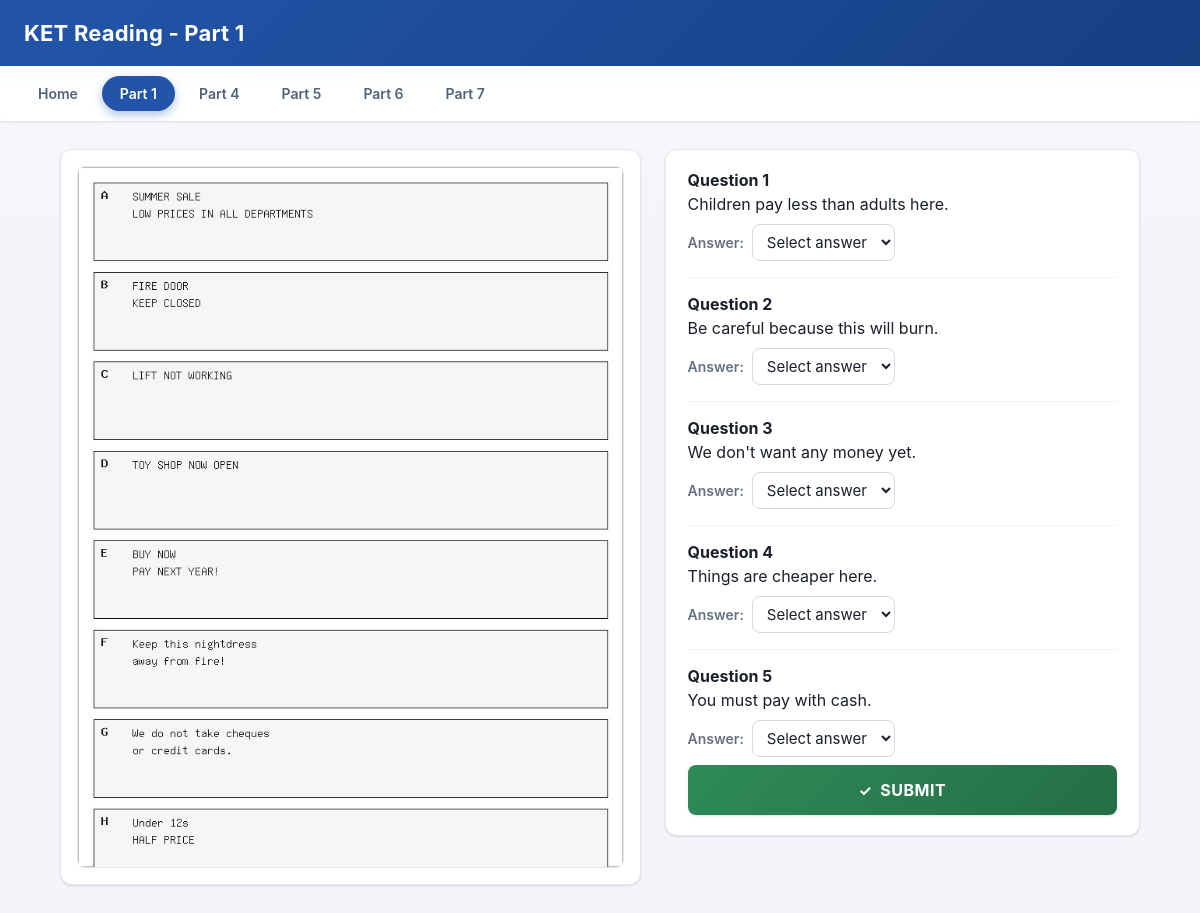
The app's page /index.php?controller=exam&action=index&id=1 with its own data.
### tables this page shows
CREATE TABLE ket_tests (
    id INT PRIMARY KEY AUTO_INCREMENT,
    title VARCHAR(255) NOT NULL,
    part INT NOT NULL,
    image VARCHAR(255) NOT NULL,
    created_at TIMESTAMP DEFAULT CURRENT_TIMESTAMP
);

CREATE TABLE ket_questions (
    id INT PRIMARY KEY AUTO_INCREMENT,
    test_id INT NOT NULL,
    question_number INT NOT NULL,
    question_text VARCHAR(500) NOT NULL,
    correct_answer CHAR(1) NOT NULL,
    explanation VARCHAR(500) NULL,
    CONSTRAINT fk_questions_test
        FOREIGN KEY (test_id) REFERENCES ket_tests(id)
        ON DELETE CASCADE
);

### app/controllers/Controller.php (called while the page is built, shortened)
<?php
class Controller
{
    protected function render(string $view, array $data = []): void
    {
        extract($data);
        require __DIR__ . '/../views/' . $view . '.php';
    }
}

### app/controllers/ExamController.php (called while the page is built, shortened)
<?php
class ExamController extends Controller
{
    private Test $testModel;
    private Question $questionModel;
    private Option $optionModel;
    public function __construct(private PDO $pdo)
    {
        $this->testModel = new Test($pdo);
        $this->questionModel = new Question($pdo);
        $this->optionModel = new Option($pdo);
    }
    public function index(): void
    {
        $testId = isset($_GET['id']) ? (int) $_GET['id'] : 0;
        $test = $testId > 0 ? $this->testModel->getTestById($testId) : null;
        $questionRows = $this->questionModel->getQuestionsByTestId($testId);
        $options = $this->optionModel->getOptionsByTestId($testId);
        $questions = array_map(static function (array $q): array {
            return [
                'id'              => $q['id'],
                'question_number' => $q['question_number'],
                'question_text'   => $q['question_text'],
            ];
        }, $questionRows);
        $this->render('exam/index', [
            'test'      => $test,
            'questions' => $questions,
            'options'   => $options,
        ]);
    }
}

### public/index.php (called while the page is built, shortened)
<?php
require_once __DIR__ . '/../config/database.php';
require_once __DIR__ . '/../app/models/Test.php';
require_once __DIR__ . '/../app/models/Question.php';
require_once __DIR__ . '/../app/controllers/Controller.php';
require_once __DIR__ . '/../app/controllers/ExamController.php';
$controllerName = $_GET['controller'] ?? 'home';
$actionName = $_GET['action'] ?? 'index';
switch ($controllerName) {
    case 'exam':
        $controller = new ExamController($pdo);
        break;
}
$controller->$actionName();

### app/models/Test.php (called while the page is built, shortened)
<?php
class Test
{
    private PDO $pdo;
    public function __construct(PDO $pdo)
    {
        $this->pdo = $pdo;
    }
    public function getTestById(int $id): ?array
    {
        $stmt = $this->pdo->prepare(
            'SELECT * FROM ket_tests WHERE id = ?'
        );
        $stmt->execute([$id]);
        $test = $stmt->fetch();
        return $test !== false ? $test : null;
    }
}

### app/models/Question.php (called while the page is built, shortened)
<?php
class Question
{
    private PDO $pdo;
    public function __construct(PDO $pdo)
    {
        $this->pdo = $pdo;
    }
    public function getQuestionsByTestId(int $testId): array
    {
        $stmt = $this->pdo->prepare(
            'SELECT * FROM ket_questions WHERE test_id = ? ORDER BY question_number'
        );
        $stmt->execute([$testId]);
        return $stmt->fetchAll();
    }
}

### app/views/exam/index.php (the view, shortened to what this page needs)
<!DOCTYPE html>
<html lang="en">
<head>
<link rel="stylesheet" href="css/style.css">
</head>
<body>
<header class="site-header">
    <h1>KET Reading - Part 1</h1>
</header>
<?php $activeTab = 'part1'; require __DIR__ . '/../partials/nav_tabs.php'; ?>
<main class="page">
    <form method="POST" action="index.php?controller=result&amp;action=index" id="exam-form">
        <div class="exam-layout">
            <div class="exam-image">
                <img src="<?= htmlspecialchars($test['image']) ?>" alt="<?= htmlspecialchars($test['title']) ?>">
            </div>
            <div class="exam-questions">
                <?php foreach ($questions as $question): ?>
                <div class="question-block">
                    <p class="question-number">Question <?= (int) $question['question_number'] ?></p>
                    <p class="question-text"><?= htmlspecialchars($question['question_text']) ?></p>
                    <label class="answer-label">
                        Answer:
                        <select
                            name="answers[<?= (int) $question['id'] ?>]"
                            class="answer-select"
                        >
                            <option value="">Select answer</option>
                        </select>
                    </label>
                </div>
                <?php endforeach; ?>
                <button type="submit" id="submit-btn">SUBMIT</button>
            </div>
        </div>
    </form>
</main>
</body>
</html>

### public/css/style.css (style rules this page uses)
:root { --color-primary: #2255aa; --color-primary-dark: #163f82; --color-primary-light: #eef4fc; --color-success: #2e8b57; --color-success-dark: #256e46; --color-danger: #c0392b; --color-danger-dark: #a5301f; --color-admin: #c98a1e; --color-admin-dark: #a3700f; --color-text: #1a1f2b; --color-text-muted: #667085; --color-border: #e3e7ee; --color-bg: #f3f5f9; --color-surface: #ffffff; --radius-sm: 8px; --radius-md: 12px; --radius-lg: 16px; --radius-pill: 999px; --shadow-sm: 0 1px 2px rgba(16, 24, 40, 0.06), 0 1px 3px rgba(16, 24, 40, 0.06); --shadow-md: 0 6px 16px rgba(16, 24, 40, 0.08); --shadow-lg: 0 16px 32px rgba(16, 24, 40, 0.14); --transition-fast: 0.15s ease; }
* { box-sizing: border-box; }
body { margin: 0; font-family: -apple-system, BlinkMacSystemFont, "Segoe UI", Roboto, Helvetica, Arial, sans-serif; background: linear-gradient(180deg, #f7f9fc 0%, var(--color-bg) 240px); color: var(--color-text); -webkit-font-smoothing: antialiased; }
.site-header { background: linear-gradient(135deg, var(--color-primary) 0%, var(--color-primary-dark) 100%); color: #ffffff; padding: 20px 24px; box-shadow: 0 2px 10px rgba(22, 63, 130, 0.25); }
.site-header h1 { margin: 0; font-size: 22px; font-weight: 700; letter-spacing: 0.2px; }
.page { width: 90%; max-width: 1100px; margin: 28px auto 64px; }
.exam-layout { display: flex; gap: 24px; align-items: flex-start; }
.exam-image { width: 55%; background: var(--color-surface); border: 1px solid var(--color-border); border-radius: var(--radius-md); box-shadow: var(--shadow-sm); padding: 16px; }
.exam-image img { width: 100%; height: auto; display: block; border: 1px solid var(--color-border); border-radius: var(--radius-sm); }
.exam-questions { width: 45%; background: var(--color-surface); border: 1px solid var(--color-border); border-radius: var(--radius-md); box-shadow: var(--shadow-sm); padding: 20px 22px; }
.question-block { padding-bottom: 16px; margin-bottom: 16px; border-bottom: 1px solid #eef0f4; }
.question-block:last-of-type { border-bottom: none; margin-bottom: 0; padding-bottom: 0; }
.question-number { font-weight: 700; margin: 0 0 4px; }
.question-text { margin: 0 0 10px; color: var(--color-text); }
.answer-label { display: flex; align-items: center; gap: 8px; font-size: 14px; color: var(--color-text-muted); font-weight: 600; }
.answer-select { padding: 7px 10px; font-size: 15px; font-family: inherit; border: 1px solid #d3d8e2; border-radius: var(--radius-sm); background: #ffffff; color: var(--color-text); transition: border-color var(--transition-fast), box-shadow var(--transition-fast); }
#submit-btn, #retry-btn { display: flex; align-items: center; justify-content: center; gap: 8px; width: 100%; margin-top: 8px; padding: 15px; font-size: 16px; font-weight: 700; letter-spacing: 0.5px; font-family: inherit; border: none; border-radius: var(--radius-sm); cursor: pointer; color: #ffffff; box-shadow: var(--shadow-sm); transition: transform var(--transition-fast), box-shadow var(--transition-fast), filter var(--transition-fast); }
#submit-btn { background: linear-gradient(135deg, var(--color-success) 0%, var(--color-success-dark) 100%); }
#submit-btn::before { content: "\2713"; font-size: 15px; }

### records on screen
ket_tests: image (picture)
ket_questions: question_number "1", question_text "Children pay less than adults here."
ket_questions: question_number "2", question_text "Be careful because this will burn."
ket_questions: question_number "3", question_text "We don't want any money yet."
ket_questions: question_number "4", question_text "Things are cheaper here."
ket_questions: question_number "5", question_text "You must pay with cash."

### other values on screen
$tab['label'] "Home"
$tab['label'] "Part 1"
$tab['label'] "Part 4"
$tab['label'] "Part 5"
$tab['label'] "Part 6"
$tab['label'] "Part 7"
